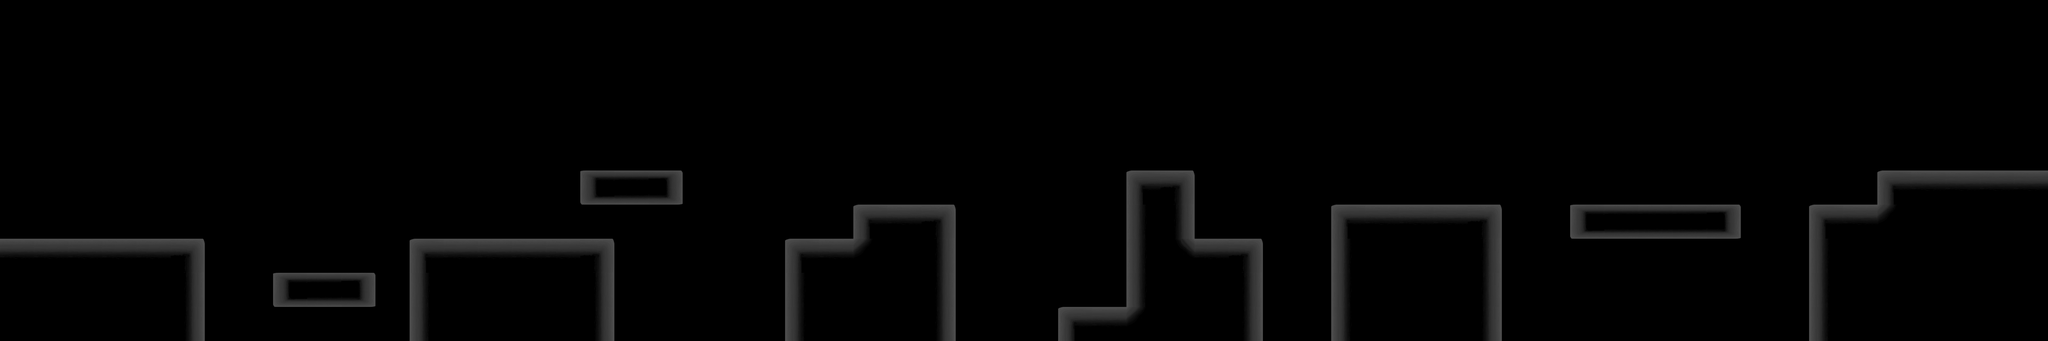

The image is a tile-based game level rendered from a .tmx file. Its description and source (layers, tilesets, objects; grid data summarised) follow:
An orthogonal 60x10 tile map with 128x128 px tiles, 1 tile layer (Tile Layer 1) and 3 objects (2x BarrelL, BarrelM).

<map version="1.0" orientation="orthogonal" width="60" height="10" tilewidth="128" tileheight="128">
 <tileset firstgid="1" name="tiles_spritesheet" tilewidth="128" tileheight="128" spacing="2" margin="1">
  <image source="tiles_spritesheet.png" width="1040" height="260" />
 </tileset>
 <layer name="Tile Layer 1" width="60" height="10">
  <data>[600 cells, 136 non-empty, 11 distinct tile ids]</data>
 </layer>
 <objectgroup name="Object Layer 1" width="60" height="10">
  <object name="BarrelL" x="1920" y="896" />
  <object name="BarrelM" x="4064" y="1152" width="40" height="42" />
  <object name="BarrelL" x="6016" y="768" />
 </objectgroup>
</map>
